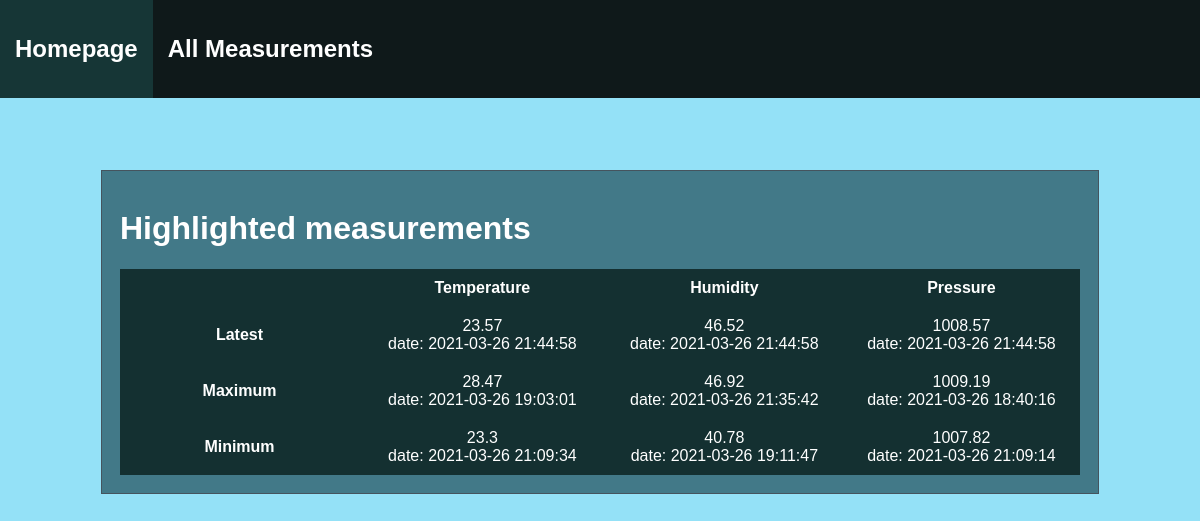
The page /home on the database its author committed.
### tables this page shows
CREATE TABLE measurements(
    temp FLOAT(2) NOT NULL,
    hum FLOAT(2) NOT NULL,
    press FLOAT(2) NOT NULL,
    date TIMESTAMP NOT NULL
 );

### app.py (the view)
@app.route("/")
@app.route("/home")
def index():
    return render_template("/index.html", config=__CONFIG, data = db.get_minmaxlatest())

### measurements_db.py (called while the page is built)
def get_latest():
    with sqlite3.connect(
        __MEASUREMENTS_DB) as conn:
        cur = conn.cursor()
        cur.execute(
        """SELECT temp, hum, press, date FROM measurements WHERE date = (SELECT MAX(date) FROM measurements)""")
        return cur.fetchall()

def get_maxtemp():
    with sqlite3.connect(
        __MEASUREMENTS_DB) as conn:
        cur = conn.cursor()
        cur.execute(
        "SELECT temp, date FROM measurements WHERE temp = (SELECT MAX(temp) FROM measurements) ORDER BY date DESC LIMIT 1")
        return cur.fetchall()

def get_mintemp():
    with sqlite3.connect(
        __MEASUREMENTS_DB) as conn:
        cur = conn.cursor()
        cur.execute(
        "SELECT temp, date FROM measurements WHERE temp = (SELECT MIN(temp) FROM measurements) ORDER BY date DESC LIMIT 1")
        return cur.fetchall()

def get_maxhum():
    with sqlite3.connect(
        __MEASUREMENTS_DB) as conn:
        cur = conn.cursor()
        cur.execute(
        "SELECT hum, date FROM measurements WHERE hum = (SELECT MAX(hum) FROM measurements ORDER BY date LIMIT 1)")
        return cur.fetchall()

def get_minhum():
    with sqlite3.connect(
        __MEASUREMENTS_DB) as conn:
        cur = conn.cursor()
        cur.execute(
        "SELECT hum, date FROM measurements WHERE hum = (SELECT MIN(hum) FROM measurements ORDER BY date LIMIT 1)")
        return cur.fetchall()

def get_maxpress():
    with sqlite3.connect(
        __MEASUREMENTS_DB) as conn:
        cur = conn.cursor()
        cur.execute(
        "SELECT press, date FROM measurements WHERE press = (SELECT MAX(press) FROM measurements ORDER BY date LIMIT 1)")
        return cur.fetchall()

def get_minpress():
    with sqlite3.connect(
        __MEASUREMENTS_DB) as conn:
        cur = conn.cursor()
        cur.execute(
        "SELECT press, date FROM measurements WHERE press = (SELECT MIN(press) FROM measurements ORDER BY date LIMIT 1)")
        return cur.fetchall()

def get_minmaxlatest():
    data = get_latest(), get_maxtemp(), get_mintemp(), get_maxhum(), get_minhum(), get_maxpress(), get_minpress()
    return data

### templates/index.html (shortened to what this page needs)
<!DOCTYPE html>
    {% extends "/html/layout.html" %}
    {% set active_page = "home" %}
{% block content %}
    <div class="wrapper">
        <h1>Highlighted measurements</h1>
            <table>
                <tr>
                <th></th>
                <th>Temperature</th>
                <th>Humidity</th>
                <th>Pressure</th>
                </tr>
                <tr>
                <th>Latest</th>
                <td id="latesttemp">{{ data[0][0][0] }} <br/> date: {{ data[0][0][3] }}</td>
                <td id="latesthum">{{ data[0][0][1] }} <br/>date: {{ data[0][0][3] }}</td>
                <td id="latestpress">{{ data[0][0][2] }} <br/>date: {{ data[0][0][3] }}</td>
                </tr>
                <tr>
                <th>Maximum</th>
                <td id="maximumtemp">{{ data[1][0][0] }} <br/> date: {{ data[1][0][1] }}</td>
                <td id="maximumhum">{{ data[3][0][0] }} <br/>date: {{ data[3][0][1] }}</td>
                <td id="maximumpress">{{ data[5][0][0] }} <br/>date: {{ data[5][0][1] }}</td>
                </tr>
                <tr>
                <th>Minimum</th>
                <td id="minimumtemp">{{ data[2][0][0] }} <br/>date: {{ data[2][0][1] }}</td>
                <td id="minimumhum">{{ data[4][0][0] }} <br/>date: {{ data[4][0][1] }}</td>
                <td id="minimumpress">{{ data[6][0][0] }} <br/>date: {{ data[6][0][1] }}</td>
                </tr>
            </table>
    </div>
{% endblock content %}

### templates/html/layout.html (shortened to what this page needs)
<!DOCTYPE html>
<html>
    <head>
    <link rel="stylesheet" href="{{config['prefix']}}/static/style/main.css">
    </head>
    <body>
        <nav>
            {% set menu_bar = [
                ('./home', 'home', 'Homepage'),
                ('./measurements', 'measurements', 'All Measurements'),
            ] -%}
            {% set active_page = active_page|default('home') -%}
            <ul>
                {% for href, id, caption in menu_bar %}
                <li><a {% if id == active_page %} class="active" {% endif %} href="{{ href|e }}"><h2>{{ caption|e }}</h2></a></li>
                {% endfor %}
            </ul>
        </nav>
        <main>
            {% block content %}{% endblock %}
        </main>
    </body>
</html>

### static/style/main.css (style rules this page uses)
body { margin: 0; background-color: #92e1f7f8; height:100vh; width: 100%; display: flex; font-family: sans-serif; margin-top: 100px; align-items: center; }
nav ul { background-color: rgb(15, 25, 26); list-style-type: none; margin: 0; padding: 0; top: 0; left: 0; overflow: hidden; position: fixed; width: 100%; }
nav ul li { float: left; }
nav ul li a { display: block; color: white; text-decoration: none; text-align: center; padding: 15px 15px; }
nav ul .active { background-color: rgb(22, 54, 54); }
main { display: inline-block; color: white; width: 80%; height:fit-content; margin: auto; margin-top: 70px; background-color: #407785f8; padding: 18px; border: 1px solid rgb(69, 84, 94); }
table { border-collapse: collapse; }
td, th { padding: 0.5rem; width: 300px; background-color:none; padding: 10px; margin: 10px 10px; border:3px black; background-color: rgb(20, 48, 49); color: white; text-align: center; }

### rows shown on the page
measurements: temp "23.57", date "2021-03-26 21:44:58", hum "46.52", press "1008.57"
measurements: temp "28.47", date "2021-03-26 19:03:01"
measurements: hum "46.92", date "2021-03-26 21:35:42"
measurements: press "1009.19", date "2021-03-26 18:40:16"
measurements: temp "23.3", date "2021-03-26 21:09:34"
measurements: hum "40.78", date "2021-03-26 19:11:47"
measurements: press "1007.82", date "2021-03-26 21:09:14"

### other values the page prints
{{ caption|e }} "Homepage" "All Measurements"
